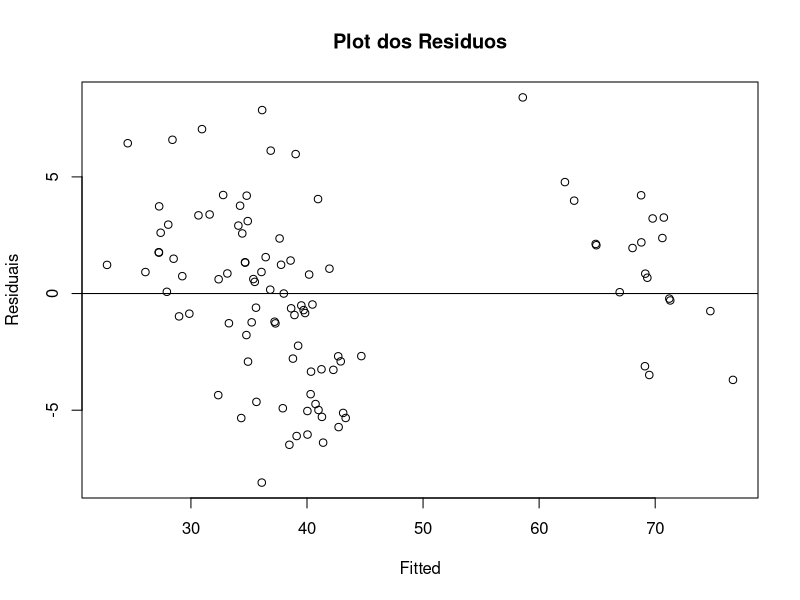
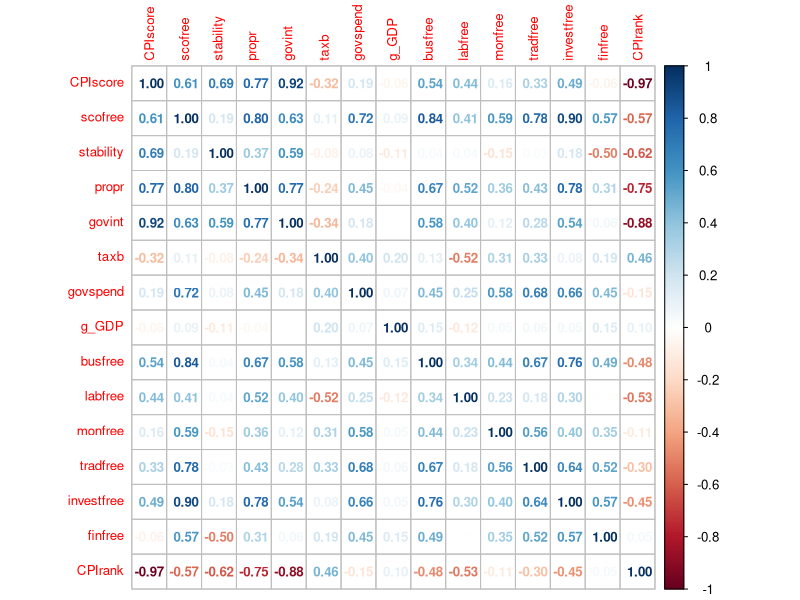
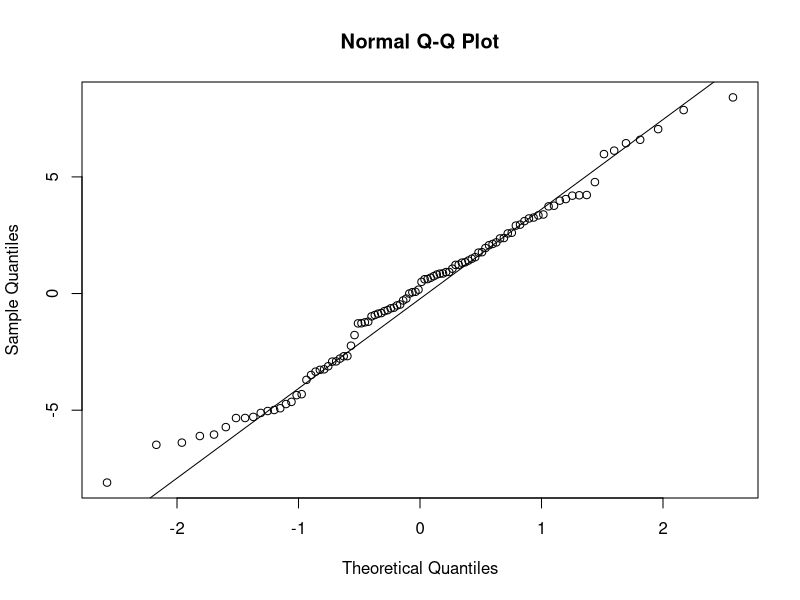

Here is the R script that generated these plots, in order:
library(stats)
library(lmtest)
library(corrplot)
library(car)
library(dplyr)
df <- read.csv("04_df_compilado.csv")

modelo <- lm(CPIscore ~ scofree + stability + propr + govint + taxb + govspend + g_GDP + busfree + labfree + monfree + tradfree + investfree + finfree, data=df)
summary(modelo)

#R2 ajustado de 0.9291

confint(modelo, level=0.95)

#plot residuos
plot(modelo$fitted.values, modelo$residuals,
     xlab='Fitted', ylab='Residuais',
     main='Plot dos Residuos')
abline(0, 0)

#matriz correlacao
df_selected <- df %>% select(CPIscore, scofree, stability, propr, govint, taxb, govspend, g_GDP, busfree, labfree, monfree, tradfree, investfree, finfree, CPIrank)
M = cor(df_selected)
corrplot(M, method='number', tl.cex = 0.8, number.cex = 0.8)

#testes
dwtest(modelo) #a autocorrelação existe RLS.4 é

bptest(modelo) #p-valor 0.1001 - n rejeita hipotese nula, n há evidencias de heteroscedasticidade

vif(modelo) #scofree apresenta um valor alto de multicoli, mas isso faz sentido já que essa variável é calculada com base nas demais do Economic Freedom Index

#qqnorm e qqline
qqnorm(modelo$residuals)
qqline(modelo$residuals)
#distribuição aparente normal, ou possível de se aproximar à normal
